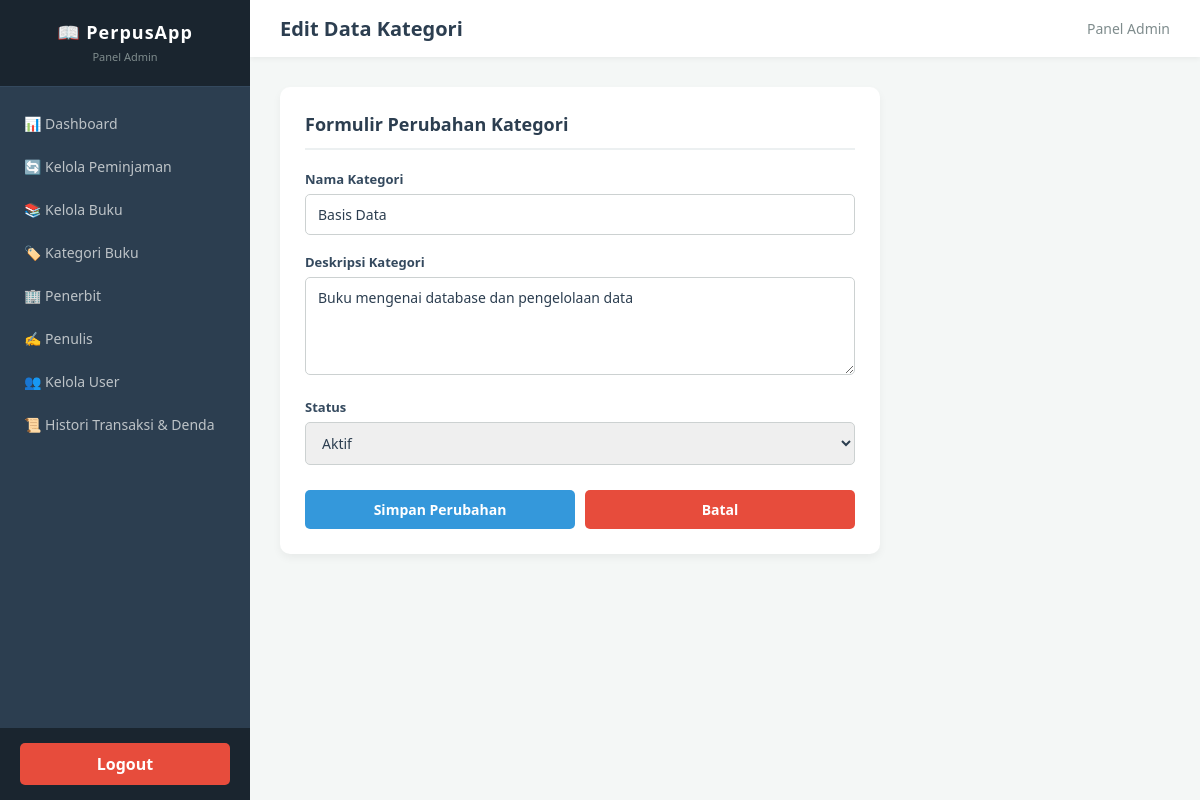
The page /CONTROLLER/c_kategori.php?aksi=edit&id_kategori=2 on the database its author committed.
### tables this page shows
CREATE TABLE `kategori` (
  `id_kategori` int NOT NULL,
  `nama_kategori` varchar(50) NOT NULL,
  `deskripsi` varchar(200) DEFAULT NULL,
  `status` enum('aktif','nonaktif') NOT NULL DEFAULT 'aktif'
);

### MODEL/m_koneksi.php (called while the page is built, shortened)
<?php
class Koneksi
{
    private $host = "localhost";
    private $username = "root";
    private $pass = "";
    private $dbname = "db_perpustakaan";
    public $koneksi;
    public function __construct()
    {
        $this->koneksi = mysqli_connect(
            $this->host,
            $this->username,
            $this->pass,
            $this->dbname
        );
        $this->koneksi->set_charset("utf8mb4");
    }
    public function getKoneksi()
    {
        return $this->koneksi;
    }
}

### MODEL/m_kategori.php (called while the page is built, shortened)
<?php
require_once __DIR__ . "/m_koneksi.php";
class Kategori
{
    private $koneksi;
    public function __construct()
    {
        $db = new Koneksi();
        $this->koneksi = $db->getKoneksi();
    }
    public function getById($id_kategori)
    {
        $stmt = $this->koneksi->prepare(
            "SELECT id_kategori, nama_kategori, deskripsi, status
             FROM kategori
             WHERE id_kategori = ?"
        );
        $stmt->bind_param("i", $id_kategori);
        $stmt->execute();
        $data = $stmt->get_result()->fetch_assoc();
        return $data;
    }
}

### VIEW/ADMIN/editKategori.php (the view, shortened to what this page needs)
<!DOCTYPE html>
<html lang="id">
<head>
</head>
<body>
    <?php include __DIR__ . "/../TEMPLATE/SideBarAdmin.php"; ?>
    <div class="main-content">
        <div class="topbar">
            <h2>Edit Data Kategori</h2>
            <div style="font-size: 14px; color: #7f8c8d;">Panel Admin</div>
        </div>
        <div class="container">
            <div class="card">
                <div class="card-header">
                    <h3>Formulir Perubahan Kategori</h3>
                </div>
                <?php if (!empty($dataKategori)): ?>
                    <form action="/Aplikasi Peminjaman Buku/CONTROLLER/c_kategori.php?aksi=update" method="POST">
                        <div class="form-group">
                            <label for="nama_kategori">Nama Kategori</label>
                            <input type="text" id="nama_kategori" name="nama_kategori" class="form-control" value="<?= htmlspecialchars($dataKategori['nama_kategori']) ?>" required>
                        </div>
                        <div class="form-group">
                            <label for="deskripsi">Deskripsi Kategori</label>
                            <textarea id="deskripsi" name="deskripsi" class="form-control" rows="4"><?= htmlspecialchars($dataKategori['deskripsi'] ?? '') ?></textarea>
                        </div>
                        <div class="form-group">
                            <label for="status">Status</label>
                            <select id="status" name="status" class="form-control" required>
                                <option value="aktif" <?= ($dataKategori['status'] === 'aktif') ? 'selected' : '' ?>>Aktif</option>
                            </select>
                        </div>
                        <div class="action-group">
                            <button type="submit" class="btn btn-submit">Simpan Perubahan</button>
                            <a href="../VIEW/ADMIN/daftarKategori.php" class="btn btn-cancel">Batal</a>
                        </div>
                    </form>
                <?php endif; ?>
            </div>
        </div>
    </div>
</body>
</html>

### VIEW/ADMIN/editKategori.php (style rules this page uses)
* { box-sizing: border-box; margin: 0; padding: 0; font-family: 'Segoe UI', Tahoma, Geneva, Verdana, sans-serif; }
body { background-color: #f4f7f6; color: #333; display: flex; min-height: 100vh; }
.main-content { flex: 1; display: flex; flex-direction: column; overflow: hidden; }
.topbar { background-color: #fff; padding: 15px 30px; box-shadow: 0 2px 5px rgba(0,0,0,0.05); display: flex; justify-content: space-between; align-items: center; }
.topbar h2 { font-size: 20px; color: #2c3e50; }
.container { padding: 30px; flex: 1; overflow-y: auto; }
.card { background: #ffffff; padding: 25px; border-radius: 10px; box-shadow: 0 4px 8px rgba(0, 0, 0, 0.05); max-width: 600px; }
.card-header { border-bottom: 2px solid #ecf0f1; padding-bottom: 12px; margin-bottom: 20px; }
.card-header h3 { color: #2c3e50; font-size: 18px; }
.form-group { margin-bottom: 18px; }
.form-group label { display: block; font-weight: 600; margin-bottom: 6px; color: #34495e; font-size: 13px; }
.form-control { width: 100%; padding: 10px 12px; border: 1px solid #ccd1d1; border-radius: 5px; font-size: 14px; color: #2c3e50; transition: all 0.3s ease; }
textarea.form-control { resize: vertical; }
.action-group { display: flex; gap: 10px; margin-top: 25px; }
.btn { padding: 10px 18px; border: none; border-radius: 5px; font-size: 14px; font-weight: bold; cursor: pointer; text-align: center; text-decoration: none; transition: background 0.3s ease; }
.btn-submit { background-color: #3498db; color: white; flex: 1; }
.btn-cancel { background-color: #e74c3c; color: white; flex: 1; }

### rows shown on the page
kategori: nama_kategori "Basis Data", deskripsi "Buku mengenai database dan pengelolaan data", status "Aktif"
